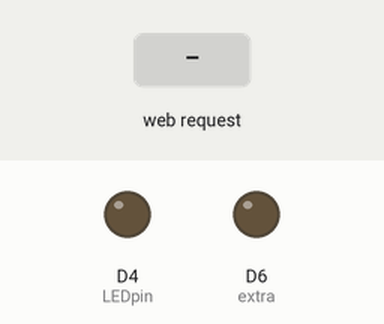
Bench run of a sketch on a simulated ESP8266 (NodeMCU). Parts: output pins drawn as LEDs (lit = HIGH). The inputs (shaded band) are chosen by the test bench. What the sketch prints to the serial monitor is not drawn.

Above: at 1.5 s.
1.6 s: HTTP request GET /ledon received
At 2.8 s:
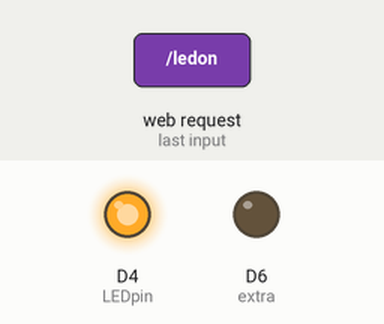
3.1 s: HTTP request GET /extraON received
At 3.9 s:
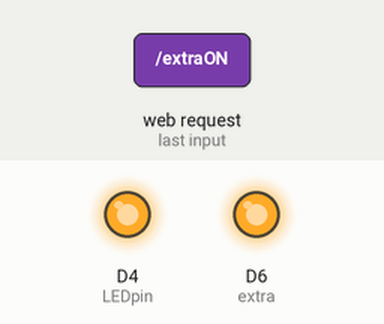
4.6 s: HTTP request GET /ledoff received
At 5.1 s:
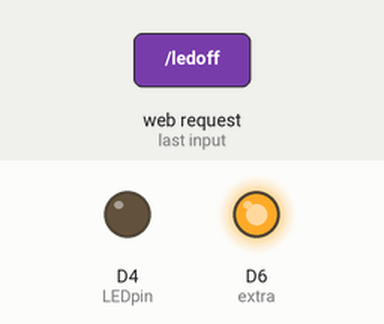
6.1 s: HTTP request GET / received
At 7.5 s:
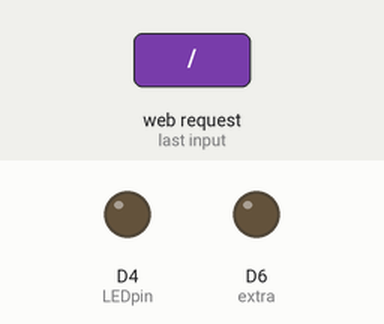
Timing chart, 0 to 8.6 s (numbered marks = the images above; inputs shaded):
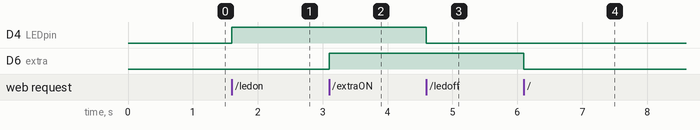

Measured:
- after the input at 1.6 s, D4 (LEDpin): LOW → HIGH at once
- after the input at 3.1 s, D6 (extra): LOW → HIGH at once
- after the input at 4.6 s, D4 (LEDpin): HIGH → LOW at once
- after the input at 6.1 s, D6 (extra): HIGH → LOW at once

The sketch:

NodeMCU_HomeAuto.ino
```cpp
/*
 *  This is a secure web based control station for home automation
 *  It is based on ESP3266 (in this case NodeMCU)
 *
 *  The ESP3266 is setup as a standalone access point
 *  and does not need to connect to an existing rounter with WiFi
 *
 *  You can connect to it with any WiFi enabled device
 *  In this case the SSID for the WiFi Network is: NodeMCU
 *  and Password is: mcunodeWF
 *  After connecting the control center page is on:
 *  192.168.7.1
 *  *** All these settings can be changed below.
 *
 *  At this point there is only 2 separate on and off command
 *  sent from the webserver:
 *  One for the Built in LED and
 *  One for an extra port which is connected to D6
 *
 *  You can add/remove/change number of ports and their function
 *  See below for instructions on how to do it.
 *
 *  Date: Aug 18, 2018
 *  Authur: Fardin B
 *
 *  Enjoy and have fun automating your home
 */

#include <ESP8266WiFi.h>
#include <ESP8266WebServer.h>

/* Put your SSID & Password */
const char* ssid = "NodeMCU";  // Enter SSID here
const char* password = "mcunodeWF";  //Enter Password here

/* Put IP Address details */
IPAddress local_ip(192,168,7,1);
IPAddress gateway(192,168,7,1);
IPAddress subnet(255,255,255,0);

ESP8266WebServer server(80);

uint8_t LEDpin = LED_BUILTIN;
bool LEDstatus = false;
uint8_t extra = D6;
bool extraStatus = false;
// Add a pin description for your output pin
// Example ---> uint8_t motor = D7;
// Add status for your next button here
// Example ---> bool motorStatus = false;

void setup() {
  Serial.begin(9600);
  pinMode(LEDpin, OUTPUT);
  pinMode(extra, OUTPUT);
  // Set your pinmode for your output pin
  // Example ---> pinMode(motor, OUTPUT);

  WiFi.softAP(ssid, password);
  WiFi.softAPConfig(local_ip, gateway, subnet);
  delay(100);

  server.on("/", handle_OnConnect);
  server.on("/ledon", handle_ledon);
  server.on("/ledoff", handle_ledoff);

  // Copy the section below for your handler functions
  // change the flags and the handler function names
  server.on("/extraON", handle_extraON);
  server.on("/extraOFF", handle_extraOFF);
  // Copy until here

  server.onNotFound(handle_NotFound);

  server.begin();
  Serial.println("*********************************************************");
  Serial.println("**************** NodeMCU Control Station ****************");
  Serial.println("*********************************************************");
  Serial.println();
  Serial.println("**** HTTP server started");
  Serial.println("**** Connect to WiFi Network with");
  Serial.println();
  Serial.println("**** SSID: NodeMCU");
  Serial.println("**** Password: mcunodeWF");
  Serial.println();
  Serial.println("*********************************************************");
}

void loop() {
  server.handleClient();
  if(LEDstatus)
    digitalWrite(LEDpin, HIGH);
  else
    digitalWrite(LEDpin, LOW);

  // Copy the section below for assigning On or Off values to your outputs
  // change the if condition status with the status you created above
  // Change the pin description with the one you created above
  if(extraStatus)
    digitalWrite(extra, HIGH);
  else
    digitalWrite(extra, LOW);
  // Copy until here
}

void handle_OnConnect() {
  LEDstatus = false;
  extraStatus = false;
  server.send(200, "text/html", SendHTML());
}

void handle_ledon() {
  LEDstatus = true;
  server.send(200, "text/html", SendHTML());
}

void handle_ledoff() {
  LEDstatus = false;
  server.send(200, "text/html", SendHTML());
}
// Copy the handler functions below and modify to match your own
// chnage the handler function names you made above
// change the status description
void handle_extraON() {
  extraStatus = true;
  server.send(200, "text/html", SendHTML());
}

void handle_extraOFF() {
  extraStatus = false;
  server.send(200, "text/html", SendHTML());
}
// Copy until here

void handle_NotFound(){
  server.send(404, "text/plain", "Not found");
}

String SendHTML(){
  String ptr = "<!DOCTYPE html>\n";
  ptr +="<html>\n";
  ptr +="<head>\n";
  ptr +="<title>Home Automation Console</title>\n";
  ptr +="</head>\n";
  ptr +="<body>\n";
  ptr +="<h1>LED</h1>\n";
  ptr +="<p>Click to switch LED on and off.</p>\n";
  ptr +="<form method=\"get\">\n";

  if(LEDstatus)
    ptr +="<input type=\"button\" value=\"LED OFF\" onclick=\"window.location.href='/ledoff'\">\n";
  else
    ptr +="<input type=\"button\" value=\"LED ON\" onclick=\"window.location.href='/ledon'\">\n";

  // ******** Copy this section for additional buttons
  // Remember to chnage the following
  // the header ---> "<h1>YOUR_HEADER</h1>\n";
  // the if condition ---> if(YOUR_CONDITION)
  // the values shown for the button ---> value=\"YOUR_VALUE\",
  // and the flag for the button ---> "window.location.href='/YOUR_FLAG'\"

  ptr +="<h1>Extra</h1>\n";
  ptr +="<p>Click to switch EXTRA on and off.</p>\n";
  ptr +="<form method=\"get\">\n";

  if(extraStatus)
    ptr +="<input type=\"button\" value=\"Extra OFF\" onclick=\"window.location.href='/extraOFF'\">\n";
  else
    ptr +="<input type=\"button\" value=\"Extra ON\" onclick=\"window.location.href='/extraON'\">\n";

  // ******* Copy until here

  ptr +="</form>\n";
  ptr +="</body>\n";
  ptr +="</html>\n";
  return ptr;
}
```
